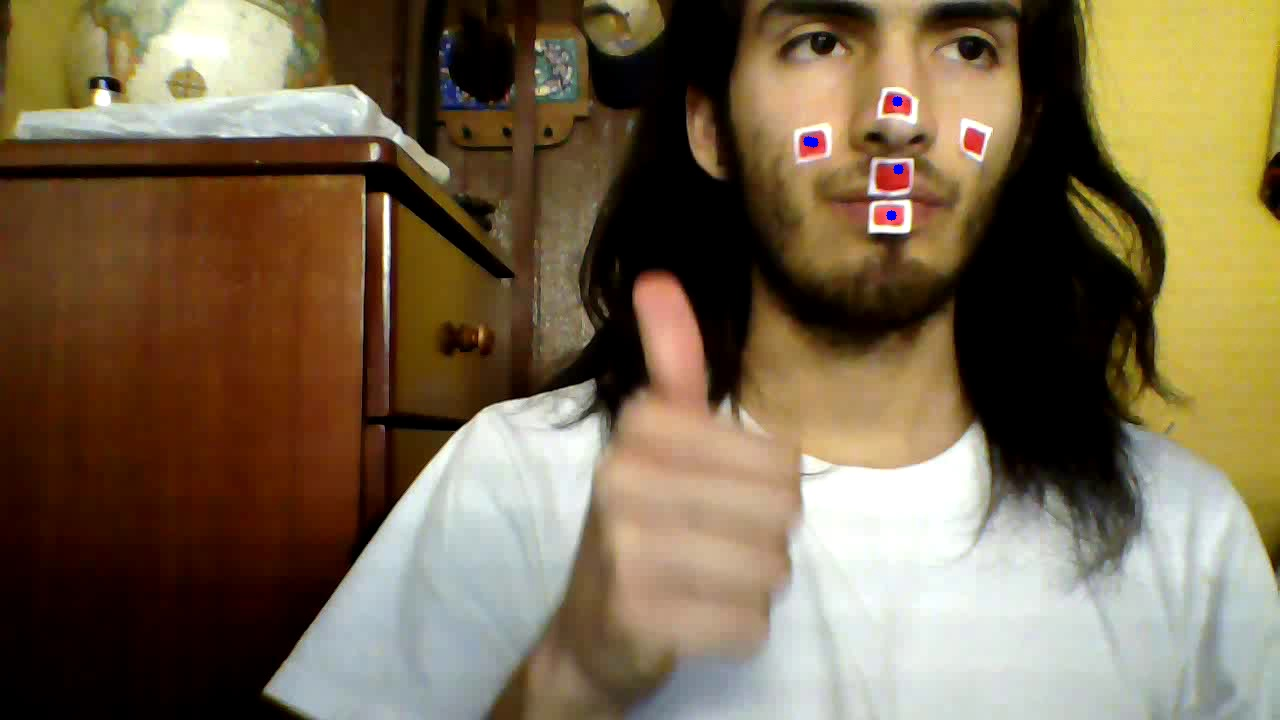
#> input picture imgs/first/first_00000.jpg, 1280 x 720 px, given in place of the camera
$ python segment.py imgs/first/first_00000.jpg
#> lines starting #> are read from the running program, lines starting #| are printed output that depends on the picture; after the words box and inside, x2 and y2 are one past the last pixel; in counts of white or black regions, pixels touching at a corner belong together
import cv2
import numpy as np
import sys, getopt
from glob import glob

args, img_mask = getopt.getopt(sys.argv[1:], '', ['save=', 'debug=', 'square_size='])
args = dict(args)
try: img_mask = img_mask[0]
except: img_mask = 'frame1/00*.jpg'
img_names = glob(img_mask)

# inicio el stream de video
vc = cv2.VideoCapture(0)
i=0
#for fn in img_names:
while True:

    # leo los frames
    #frame = cv2.imread(fn)
    f, frame = vc.read()
#> frame is the input picture: shape (720, 1280, 3); mean B, G, R 77.8, 103.4, 120.6

    # los suavizo
    frame = cv2.blur(frame,(3,3))

    # convierto a  hsv y especifico el rango de color
    hsv = cv2.cvtColor(frame,cv2.COLOR_BGR2HSV)
#> hsv: shape (720, 1280, 3); mean H, S, V 31.4, 129.3, 123.2
    t = cv2.inRange(hsv,np.array((0, 150, 0)), np.array((5, 255, 255)))
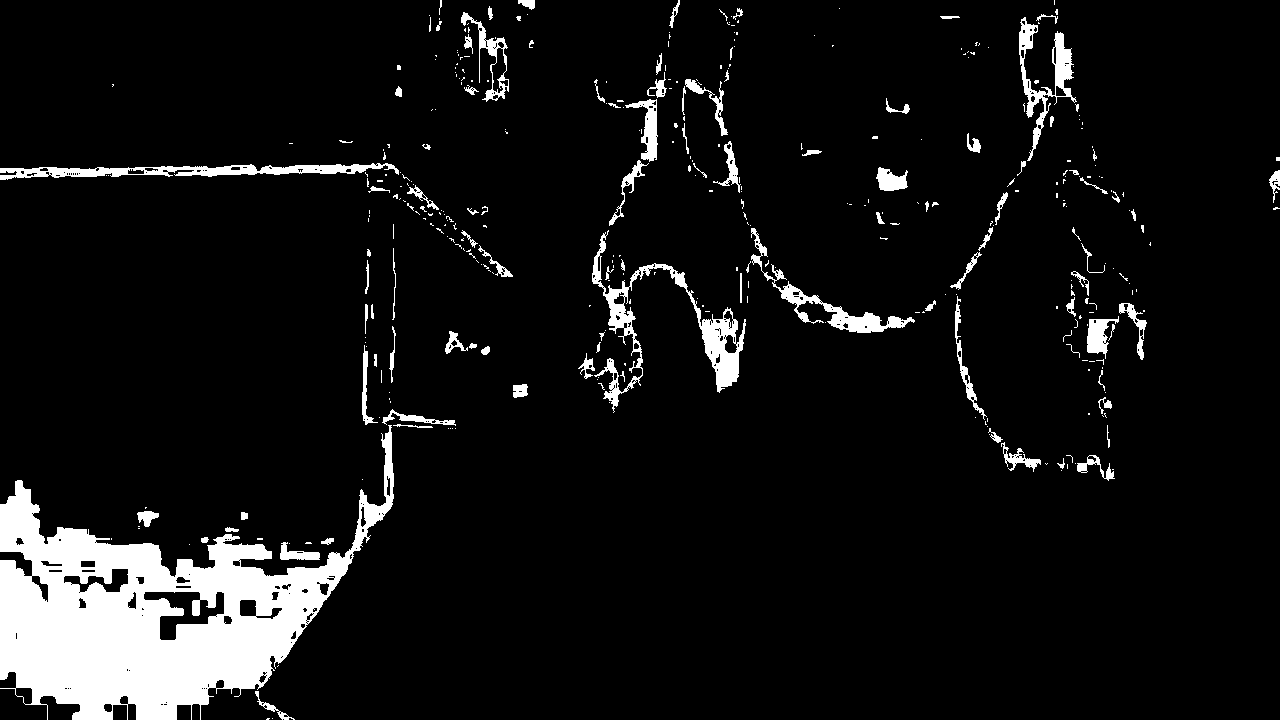
#> t: shape (720, 1280); 7.7% white; 379 white regions (277 under 20 px)
    t2 = t.copy()

    # encuentro los contornos
    contours,hierarchy = cv2.findContours(t,cv2.RETR_LIST,cv2.CHAIN_APPROX_SIMPLE)
#> contours = 747 contours, 614 with area under 20; largest, box (x1, y1, x2, y2) and area: (0, 425, 394, 720) 48984, (592, 230, 746, 413) 4190, (0, 163, 399, 180) 2708, (1019, 17, 1077, 161) 1919, (143, 591, 225, 641) 1855

    # encuentro el contorno con el area mas grande y lo guardo en best_cnt
    max_area = 0
    best_cnt=0
    for cnt in contours:
        area = cv2.contourArea(cnt)
        if area > max_area:
            max_area = area
            best_cnt = cnt
#> this loop made 747 passes
#> (area, max_area) on passes 9, 12, 13, 20, 49, 53, 143: (68.5, 68.5), (70, 70), (145, 145), (217, 217), (281.5, 281.5), (1855, 1855), (48984.5, 48984.5)
#> area on passes 22, 24, 34, 35, 40, 44: 70, 41.5, 34.5, 20, 69, 28
#> after the loop, best_cnt = contour of 668 points, box (x1, y1, x2, y2) (0, 425, 394, 720), area 48984; max_area = 48984.5

    # encuentro los centroides best_cnt y hago un circulo
    M = cv2.moments(best_cnt)
#> M = moments, m00 48984.5, centre m10/m00, m01/m00 = (149.4, 615)
    if(M['m00']!=0):
        cx,cy = int(M['m10']/M['m00']), int(M['m01']/M['m00'])
#> cx = 149; cy = 615
        cv2.circle(frame,(cx,cy),5,255,-1)
#> frame: shape (720, 1280, 3); mean B, G, R 77.8, 103.4, 120.6

    # Lo muestro
    cv2.imshow('frame',frame)
    cv2.imshow('Color',t2)
    cv2.imwrite('seg1/{0:05d}.jpg'.format(i),t2)
    i += 1
    cv2.waitKey(33)== 27


# limpio antes de irme
cv2.destroyAllWindows()

$ run again, on imgs/first/first_00040.jpg
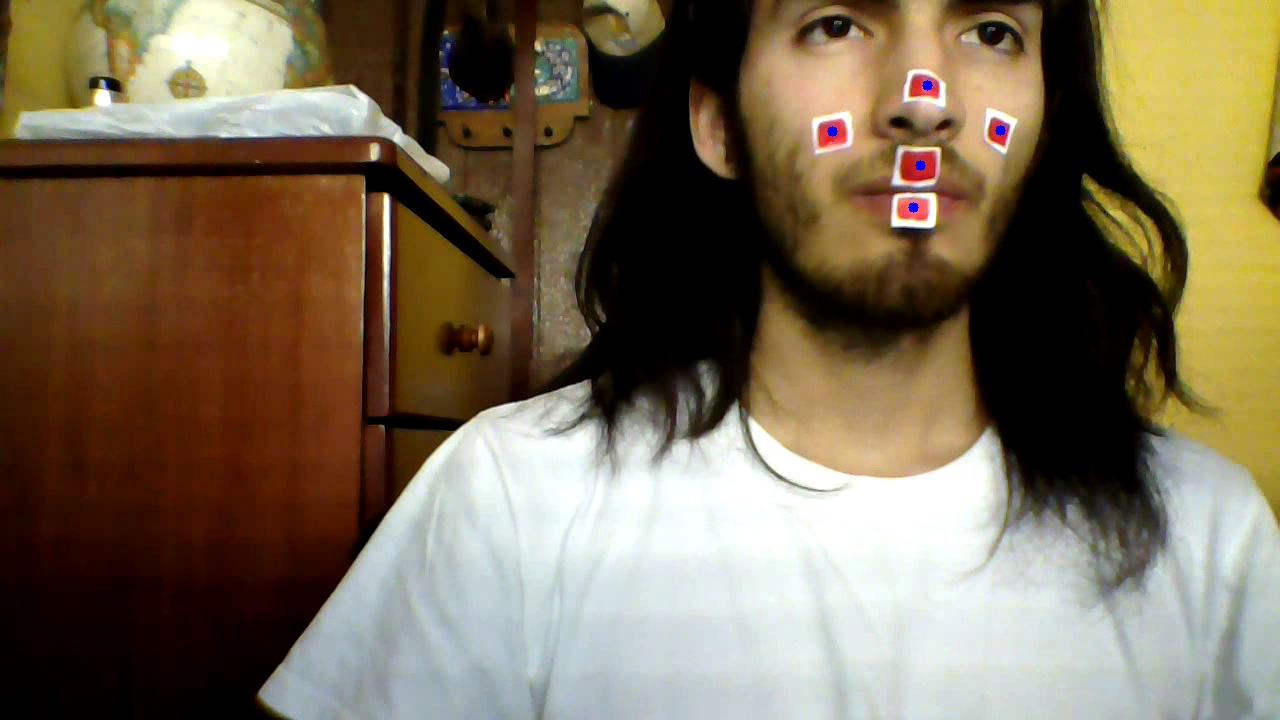
#> input picture imgs/first/first_00040.jpg, 1280 x 720 px, given in place of the camera
#> frame is the input picture: shape (720, 1280, 3); mean B, G, R 85.2, 107.6, 121.8
#> hsv: shape (720, 1280, 3); mean H, S, V 36, 122.3, 125.3
#> `t = cv2.inRange(hsv,np.array((0, 150, 0)), np.array((5, 255, 255)))`:
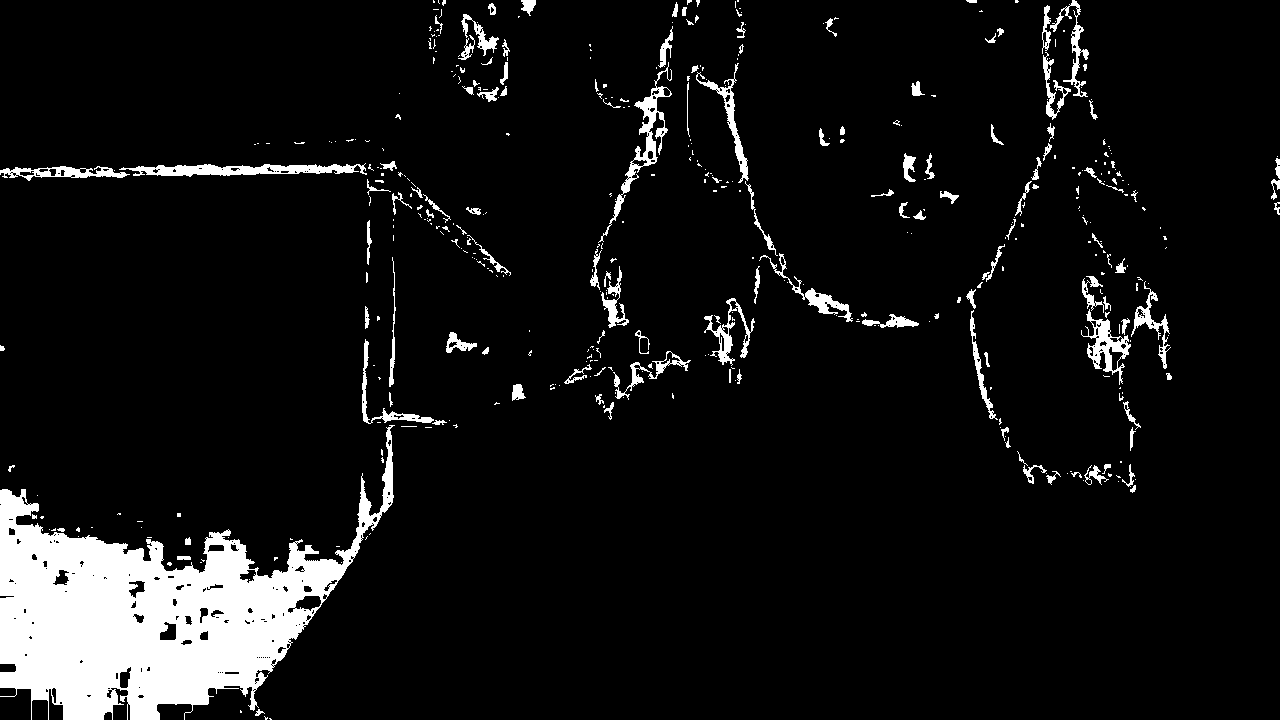
#> t: shape (720, 1280); 7.6% white; 444 white regions (312 under 20 px)
#> contours = 810 contours, 644 with area under 20; largest, box (x1, y1, x2, y2) and area: (0, 425, 395, 720) 48518, (119, 163, 367, 177) 1676, (598, 62, 672, 243) 1456, (1081, 309, 1131, 385) 1296, (0, 166, 130, 181) 885
#> the loop `for cnt in contours:` made 810 passes
#> (area, max_area) on passes 5, 10, 14, 26, 52, 78, 208: (20.5, 20.5), (37, 37), (60, 60), (180, 180), (237, 237), (296, 296), (48518.5, 48518.5)
#> after the loop `for cnt in contours:`: best_cnt = contour of 987 points, box (x1, y1, x2, y2) (0, 425, 395, 720), area 48518; max_area = 48518.5
#> M = moments, m00 48518.5, centre m10/m00, m01/m00 = (149, 615)
#> cx = 149; cy = 615
